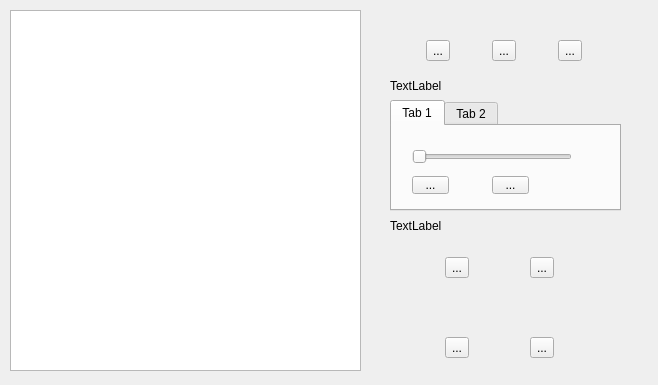
<?xml version="1.0" encoding="UTF-8"?>
<ui version="4.0">
 <class>Form</class>
 <widget class="QWidget" name="Form">
  <property name="geometry">
   <rect>
    <x>0</x>
    <y>0</y>
    <width>658</width>
    <height>385</height>
   </rect>
  </property>
  <property name="windowTitle">
   <string>Form</string>
  </property>
  <widget class="QGraphicsView" name="graphicsView">
   <property name="geometry">
    <rect>
     <x>10</x>
     <y>10</y>
     <width>351</width>
     <height>361</height>
    </rect>
   </property>
  </widget>
  <widget class="QWidget" name="widget" native="true">
   <property name="geometry">
    <rect>
     <x>380</x>
     <y>20</y>
     <width>251</width>
     <height>361</height>
    </rect>
   </property>
   <widget class="QLabel" name="label">
    <property name="geometry">
     <rect>
      <x>10</x>
      <y>60</y>
      <width>54</width>
      <height>12</height>
     </rect>
    </property>
    <property name="text">
     <string>TextLabel</string>
    </property>
   </widget>
   <widget class="QWidget" name="widget_2" native="true">
    <property name="geometry">
     <rect>
      <x>10</x>
      <y>10</y>
      <width>231</width>
      <height>41</height>
     </rect>
    </property>
    <layout class="QHBoxLayout" name="horizontalLayout">
     <item>
      <widget class="QToolButton" name="toolButton_2">
       <property name="text">
        <string>...</string>
       </property>
      </widget>
     </item>
     <item>
      <widget class="QToolButton" name="toolButton">
       <property name="text">
        <string>...</string>
       </property>
      </widget>
     </item>
     <item>
      <widget class="QToolButton" name="toolButton_3">
       <property name="text">
        <string>...</string>
       </property>
      </widget>
     </item>
    </layout>
   </widget>
   <widget class="QTabWidget" name="tabWidget">
    <property name="geometry">
     <rect>
      <x>10</x>
      <y>80</y>
      <width>231</width>
      <height>111</height>
     </rect>
    </property>
    <property name="currentIndex">
     <number>0</number>
    </property>
    <widget class="QWidget" name="tab">
     <attribute name="title">
      <string>Tab 1</string>
     </attribute>
     <widget class="QToolButton" name="toolButton_4">
      <property name="geometry">
       <rect>
        <x>20</x>
        <y>50</y>
        <width>37</width>
        <height>18</height>
       </rect>
      </property>
      <property name="text">
       <string>...</string>
      </property>
     </widget>
     <widget class="QToolButton" name="toolButton_5">
      <property name="geometry">
       <rect>
        <x>100</x>
        <y>50</y>
        <width>37</width>
        <height>18</height>
       </rect>
      </property>
      <property name="text">
       <string>...</string>
      </property>
     </widget>
     <widget class="QSlider" name="horizontalSlider">
      <property name="geometry">
       <rect>
        <x>20</x>
        <y>20</y>
        <width>160</width>
        <height>22</height>
       </rect>
      </property>
      <property name="orientation">
       <enum>Qt::Horizontal</enum>
      </property>
     </widget>
    </widget>
    <widget class="QWidget" name="tab_2">
     <attribute name="title">
      <string>Tab 2</string>
     </attribute>
     <widget class="QSlider" name="horizontalSlider_2">
      <property name="geometry">
       <rect>
        <x>50</x>
        <y>10</y>
        <width>160</width>
        <height>22</height>
       </rect>
      </property>
      <property name="orientation">
       <enum>Qt::Horizontal</enum>
      </property>
     </widget>
    </widget>
   </widget>
   <widget class="QLabel" name="label_2">
    <property name="geometry">
     <rect>
      <x>10</x>
      <y>200</y>
      <width>54</width>
      <height>12</height>
     </rect>
    </property>
    <property name="text">
     <string>TextLabel</string>
    </property>
   </widget>
   <widget class="QWidget" name="widget_3" native="true">
    <property name="geometry">
     <rect>
      <x>10</x>
      <y>230</y>
      <width>221</width>
      <height>36</height>
     </rect>
    </property>
    <layout class="QHBoxLayout" name="horizontalLayout_2">
     <item>
      <widget class="QToolButton" name="toolButton_6">
       <property name="text">
        <string>...</string>
       </property>
      </widget>
     </item>
     <item>
      <widget class="QToolButton" name="toolButton_7">
       <property name="text">
        <string>...</string>
       </property>
      </widget>
     </item>
    </layout>
   </widget>
   <widget class="QWidget" name="widget_4" native="true">
    <property name="geometry">
     <rect>
      <x>10</x>
      <y>310</y>
      <width>221</width>
      <height>36</height>
     </rect>
    </property>
    <layout class="QHBoxLayout" name="horizontalLayout_3">
     <item>
      <widget class="QToolButton" name="toolButton_8">
       <property name="text">
        <string>...</string>
       </property>
      </widget>
     </item>
     <item>
      <widget class="QToolButton" name="toolButton_9">
       <property name="text">
        <string>...</string>
       </property>
      </widget>
     </item>
    </layout>
   </widget>
  </widget>
 </widget>
 <resources/>
 <connections/>
</ui>
